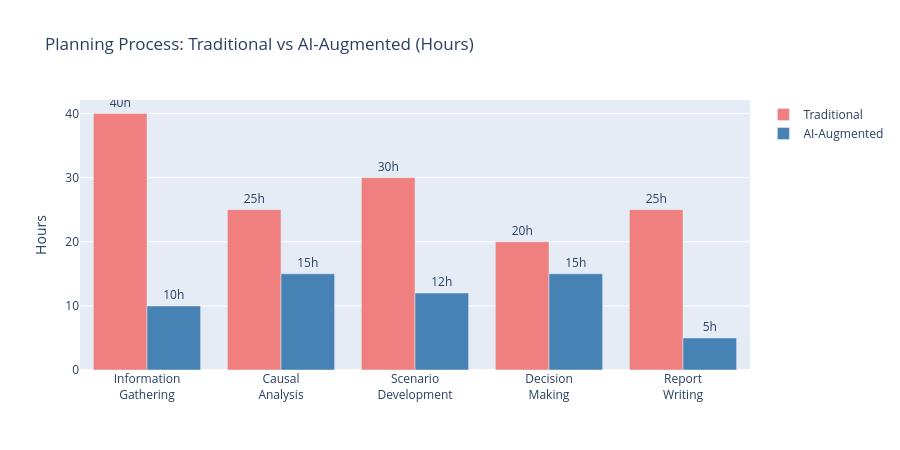

The notebook cell this image was saved under:
### Markdown cell above
### 1.3 시각화: AI 증강의 효과

### Code cell
# AI 증강 전후 비교: 기획 프로세스 소요 시간
stages = ['Information<br>Gathering', 'Causal<br>Analysis', 'Scenario<br>Development', 
          'Decision<br>Making', 'Report<br>Writing']
traditional = [40, 25, 30, 20, 25]  # 전통적 방식 (시간)
ai_augmented = [10, 15, 12, 15, 5]  # AI 증강 방식 (시간)

fig = go.Figure()

fig.add_trace(go.Bar(
    name='Traditional',
    x=stages, y=traditional,
    marker_color='lightcoral',
    text=[f'{h}h' for h in traditional],
    textposition='outside'
))

fig.add_trace(go.Bar(
    name='AI-Augmented',
    x=stages, y=ai_augmented,
    marker_color='steelblue',
    text=[f'{h}h' for h in ai_augmented],
    textposition='outside'
))

fig.update_layout(
    title='Planning Process: Traditional vs AI-Augmented (Hours)',
    yaxis_title='Hours',
    barmode='group',
    height=450
)

fig.show()

total_trad = sum(traditional)
total_ai = sum(ai_augmented)
reduction = (1 - total_ai / total_trad) * 100
print(f"\n📊 총 소요 시간 비교:")
print(f"  전통적 방식: {total_trad}시간 ({total_trad/8:.0f}일)")
print(f"  AI 증강 방식: {total_ai}시간 ({total_ai/8:.0f}일)")
print(f"  시간 절감: {reduction:.0f}%")
print(f"\n💡 핵심: AI는 '정보 수집'과 '보고서 작성'에서 가장 큰 효과")
print(f"   반면 '의사결정'은 여전히 인간의 판단이 핵심")

### Figure 1 — Plotly figure (JSON) as saved in the notebook; plotly's stock layout.template omitted (floating-point values rounded to 4 significant figures)
{"data": [{"marker": {"color": "lightcoral"}, "name": "Traditional", "text": ["40h", "25h", "30h", "20h", "25h"], "textposition": "outside", "type": "bar", "x": ["Information<br>Gathering", "Causal<br>Analysis", "Scenario<br>Development", "Decision<br>Making", "Report<br>Writing"], "y": [40, 25, 30, 20, 25]}, {"marker": {"color": "steelblue"}, "name": "AI-Augmented", "text": ["10h", "15h", "12h", "15h", "5h"], "textposition": "outside", "type": "bar", "x": ["Information<br>Gathering", "Causal<br>Analysis", "Scenario<br>Development", "Decision<br>Making", "Report<br>Writing"], "y": [10, 15, 12, 15, 5]}], "layout": {"barmode": "group", "height": 450, "title": {"text": "Planning Process: Traditional vs AI-Augmented (Hours)"}, "yaxis": {"title": {"text": "Hours"}}}}
